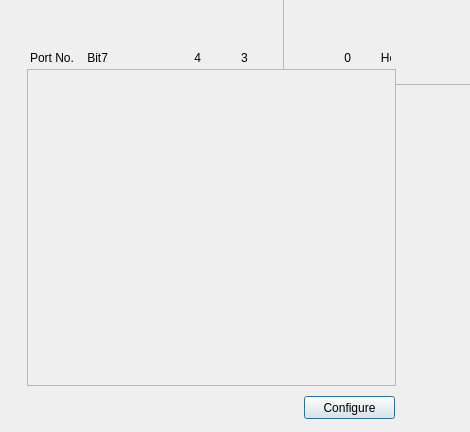
<?xml version="1.0" encoding="UTF-8"?>
<ui version="4.0">
 <class>StaticDOClass</class>
 <widget class="QDialog" name="StaticDOClass">
  <property name="geometry">
   <rect>
    <x>0</x>
    <y>0</y>
    <width>470</width>
    <height>432</height>
   </rect>
  </property>
  <property name="minimumSize">
   <size>
    <width>470</width>
    <height>432</height>
   </size>
  </property>
  <property name="maximumSize">
   <size>
    <width>470</width>
    <height>432</height>
   </size>
  </property>
  <property name="windowTitle">
   <string>Static DO</string>
  </property>
  <widget class="QFrame" name="background">
   <property name="geometry">
    <rect>
     <x>283</x>
     <y>-6</y>
     <width>191</width>
     <height>91</height>
    </rect>
   </property>
   <property name="minimumSize">
    <size>
     <width>191</width>
     <height>91</height>
    </size>
   </property>
   <property name="autoFillBackground">
    <bool>false</bool>
   </property>
   <property name="styleSheet">
    <string notr="true">QFrame#background{background-image:url(:/StaticDO/Resources/Background.png)}</string>
   </property>
   <property name="frameShape">
    <enum>QFrame::StyledPanel</enum>
   </property>
   <property name="frameShadow">
    <enum>QFrame::Raised</enum>
   </property>
  </widget>
  <widget class="QScrollArea" name="scrollArea">
   <property name="geometry">
    <rect>
     <x>27</x>
     <y>69</y>
     <width>369</width>
     <height>317</height>
    </rect>
   </property>
   <property name="minimumSize">
    <size>
     <width>369</width>
     <height>317</height>
    </size>
   </property>
   <property name="maximumSize">
    <size>
     <width>369</width>
     <height>317</height>
    </size>
   </property>
   <property name="sizeIncrement">
    <size>
     <width>369</width>
     <height>317</height>
    </size>
   </property>
   <property name="horizontalScrollBarPolicy">
    <enum>Qt::ScrollBarAlwaysOff</enum>
   </property>
   <property name="widgetResizable">
    <bool>false</bool>
   </property>
   <widget class="QWidget" name="scrollAreaWidgetContents">
    <property name="geometry">
     <rect>
      <x>0</x>
      <y>0</y>
      <width>341</width>
      <height>0</height>
     </rect>
    </property>
    <property name="minimumSize">
     <size>
      <width>341</width>
      <height>0</height>
     </size>
    </property>
   </widget>
  </widget>
  <widget class="QPushButton" name="btnConfig">
   <property name="geometry">
    <rect>
     <x>304</x>
     <y>396</y>
     <width>91</width>
     <height>23</height>
    </rect>
   </property>
   <property name="minimumSize">
    <size>
     <width>75</width>
     <height>23</height>
    </size>
   </property>
   <property name="text">
    <string>Configure</string>
   </property>
  </widget>
  <widget class="QLabel" name="label">
   <property name="geometry">
    <rect>
     <x>30</x>
     <y>50</y>
     <width>361</width>
     <height>16</height>
    </rect>
   </property>
   <property name="minimumSize">
    <size>
     <width>361</width>
     <height>16</height>
    </size>
   </property>
   <property name="maximumSize">
    <size>
     <width>361</width>
     <height>16</height>
    </size>
   </property>
   <property name="text">
    <string>Port No.    Bit7                          4            3                             0         Hex</string>
   </property>
  </widget>
 </widget>
 <layoutdefault spacing="6" margin="11"/>
 <resources/>
 <connections/>
</ui>
